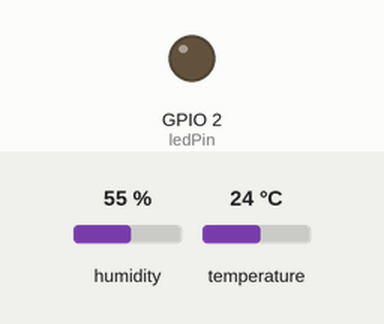
Recording of a sketch running on a simulated ESP32. Parts: output pins drawn as LEDs (lit = HIGH). The test bench sets the inputs (shaded band); at power-on: humidity 55 %, temperature 24 °C. WiFi joins after 1.5 s; servers stay silent unless stated; what the sketch prints to the serial monitor is not drawn.

Above: at 3.7 s.
3.8 s: humidity set to 78 %
5.7 s: humidity set to 81 %
At 7.0 s:
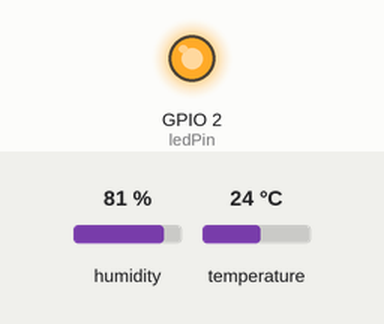
8.0 s: humidity set to 22 %
At 9.7 s:
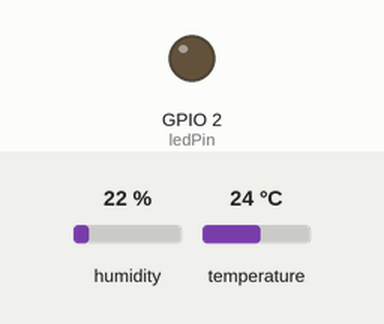
10.0 s: humidity set to 88 %
At 11.7 s:
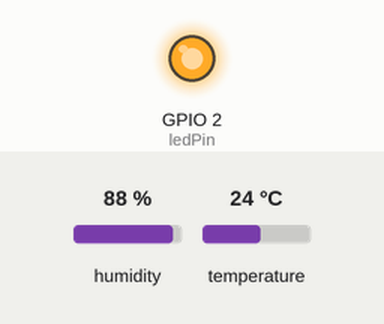
Timing chart, 0 to 13.0 s (numbered marks = the images above; inputs shaded):
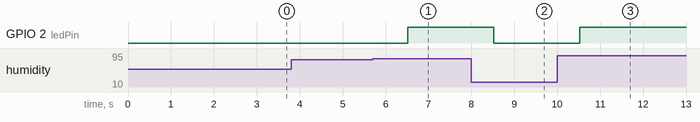

The sketch:

temp_with_led_status.ino
```cpp
#include <WiFi.h>
#include <WebServer.h>
#include <DHT.h>

const char* ssid = "Indu";
const char* password = "seahawks";

const int DHTPin = 4;
const int DHTType = DHT22;

const int ledPin = 2;

DHT dht(DHTPin, DHTType);

WebServer server(80);

void setup() {
  Serial.begin(115200);
  delay(1000);

  dht.begin();
  pinMode(ledPin, OUTPUT);
  digitalWrite(ledPin, LOW);

  // Connect to Wi-Fi
  Serial.println();
  Serial.print("Connecting to ");
  Serial.println(ssid);

  WiFi.begin(ssid, password);

  while (WiFi.status() != WL_CONNECTED) {
    delay(500);
    Serial.print(".");
  }

  Serial.println("");
  Serial.println("WiFi connected.");
  Serial.println("IP address: ");
  Serial.println(WiFi.localIP());

  server.on("/", HTTP_GET, handleRoot);


  server.on("/data", HTTP_GET, handleSensorData);

  server.begin();
  Serial.println("HTTP server started");
}

void loop() {
  server.handleClient();

  float humidity = dht.readHumidity();

  if (humidity >= 80.0) {
    digitalWrite(ledPin, HIGH); // Turn on LED
  } else {
    digitalWrite(ledPin, LOW); // Turn off LED
  }
}

void handleRoot() {
  float humidity = dht.readHumidity();
  float temperature = dht.readTemperature();

  String webpage = "<html><head><title>DHT22 Sensor Data</title>";
  webpage += "<script>function refreshData() { fetch('/data').then(response => response.text()).then(data => { document.getElementById('sensorData').innerHTML = data; }); } setInterval(refreshData, 1000); </script>";
  webpage += "</head><body><h1>DHT22 Sensor Data</h1>";
  webpage += "<div id='sensorData'>";
  webpage += "<p>Humidity: " + String(humidity) + "%</p>";
  webpage += "<p>Temperature: " + String(temperature) + "</p>";
  webpage += "<p>LED Status: " + String(digitalRead(ledPin)) + "</p>";
  webpage += "</div></body></html>";

  server.send(200, "text/html", webpage);
}

void handleSensorData() {
  float humidity = dht.readHumidity();
  float temperature = dht.readTemperature();
  String ledStatus = digitalRead(ledPin) ? "ON" : "OFF";
  String sensorData = "Humidity: " + String(humidity) + "%, Temperature: " + String(temperature) + ", LED Status: " + ledStatus;
  server.send(200, "text/plain", sensorData);
}
```

Measured:
- the behaviour switches between 79 and 80 % on humidity (found by bisection; images 0 and 1)
- after the input at 3.8 s, every drawn part: stays the same
- after the input at 5.7 s, GPIO 2 (ledPin): LOW → HIGH after 0.82 s
- after the input at 8.0 s, GPIO 2 (ledPin): HIGH → LOW after 0.52 s
- after the input at 10.0 s, GPIO 2 (ledPin): LOW → HIGH after 0.53 s
